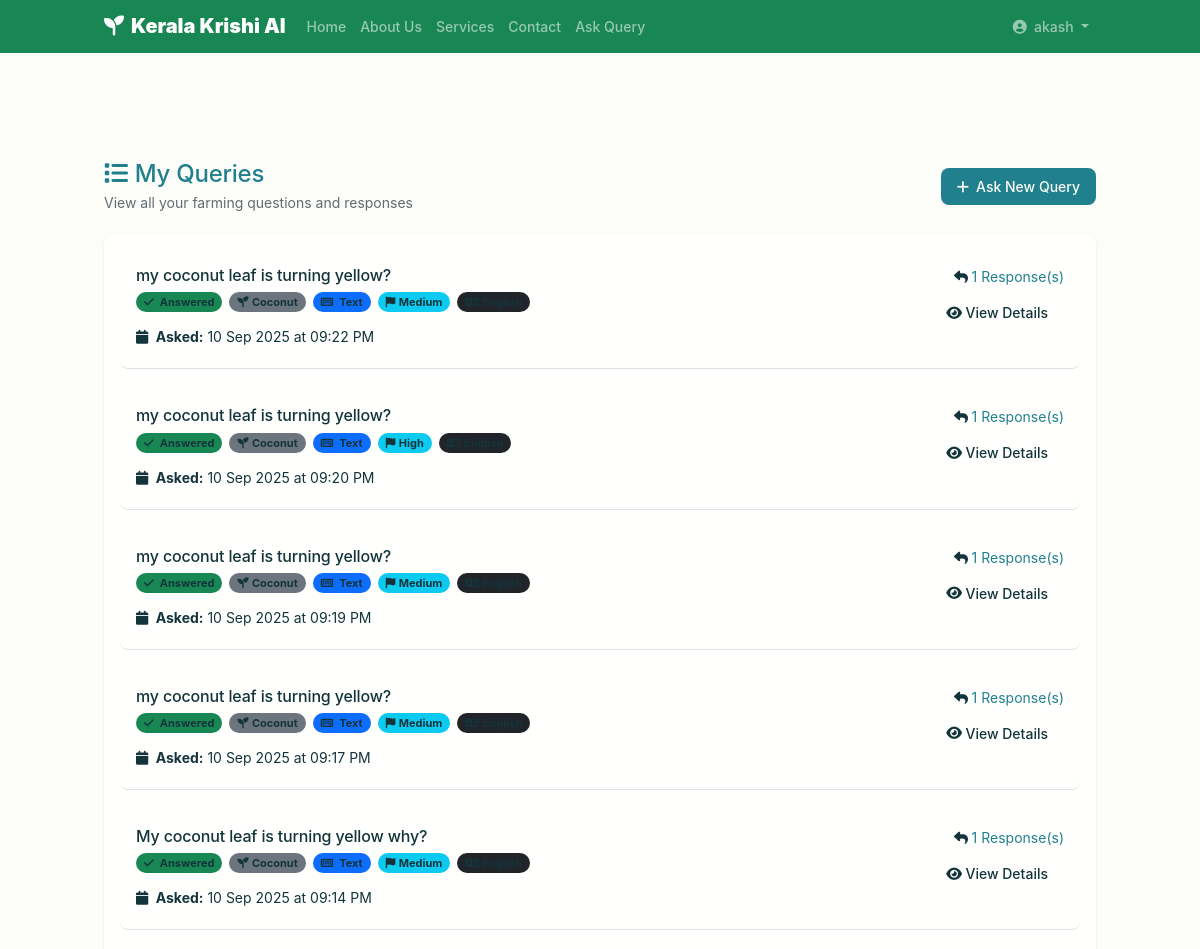
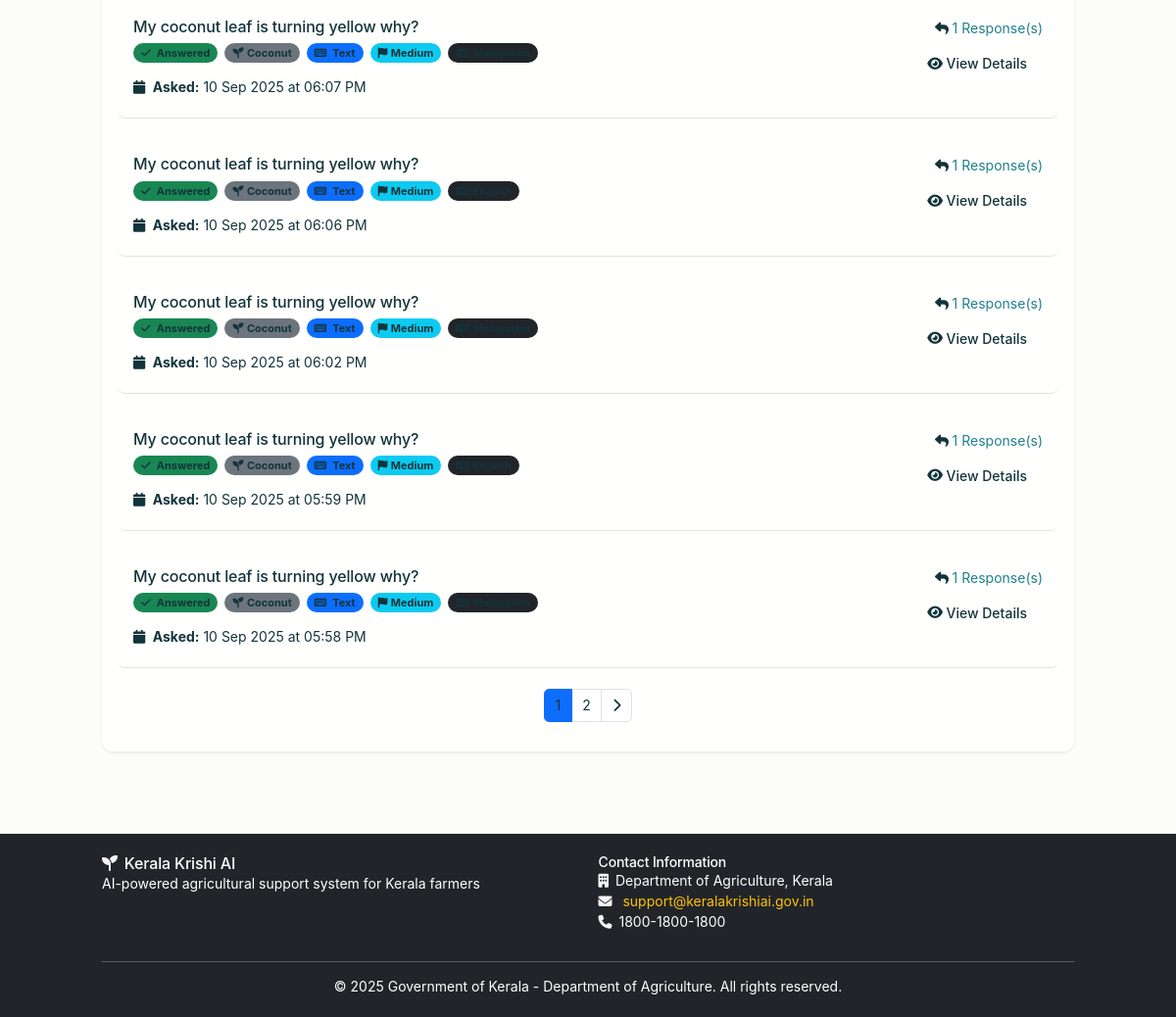
The app's page /dashboard/my-queries (signed in) with its own data (2 pictures, top to bottom).
### models/user.py (models this page shows, shortened)
    class User(UserMixin, db.Model):
        __tablename__ = 'users'
        id = db.Column(db.Integer, primary_key=True)
        username = db.Column(db.String(80), unique=True, nullable=False)
        email = db.Column(db.String(120), unique=True, nullable=True)
        phone = db.Column(db.String(15), unique=True, nullable=False)
        password_hash = db.Column(db.String(128), nullable=False)
        full_name = db.Column(db.String(100), nullable=False)
        age = db.Column(db.Integer, nullable=True)
        gender = db.Column(db.String(10), nullable=True)
        district = db.Column(db.String(50), nullable=True)
        block = db.Column(db.String(50), nullable=True)
        village = db.Column(db.String(50), nullable=True)
        pin_code = db.Column(db.String(10), nullable=True)
        farm_size = db.Column(db.Float, nullable=True)  # in acres
        primary_crops = db.Column(db.Text, nullable=True)  # JSON string of crops
        farming_experience = db.Column(db.Integer, nullable=True)  # in years
        farm_type = db.Column(db.String(50), nullable=True)  # organic, conventional, mixed
        preferred_language = db.Column(db.String(5), default='ml', nullable=False)  # ml = Malayalam, en = English
        notification_preferences = db.Column(db.Text, nullable=True)  # JSON string of notification settings
        is_active = db.Column(db.Boolean, default=True, nullable=False)
        is_verified = db.Column(db.Boolean, default=False, nullable=False)
        created_at = db.Column(db.DateTime, default=datetime.utcnow, nullable=False)
        updated_at = db.Column(db.DateTime, default=datetime.utcnow, onupdate=datetime.utcnow, nullable=False)
        last_login = db.Column(db.DateTime, nullable=True)
        queries = db.relationship('FarmerQuery', backref='farmer', lazy=True, cascade='all, delete-orphan')

### models/query.py (models this page shows, shortened)
    class FarmerQuery(db.Model):
        __tablename__ = 'farmer_queries'
        id = db.Column(db.Integer, primary_key=True)
        farmer_id = db.Column(db.Integer, db.ForeignKey('users.id'), nullable=False)
        query_text = db.Column(db.Text, nullable=False)
        query_type = db.Column(db.String(50), nullable=False)  # text, voice, image
        language = db.Column(db.String(5), default='ml', nullable=False)
        image_path = db.Column(db.String(255), nullable=True)
        audio_path = db.Column(db.String(255), nullable=True)
        crop_type = db.Column(db.String(50), nullable=True)
        season = db.Column(db.String(20), nullable=True)
        location = db.Column(db.String(100), nullable=True)
        urgency = db.Column(db.String(10), default='medium', nullable=False)  # low, medium, high, urgent
        status = db.Column(db.String(20), default='pending', nullable=False)  # pending, processing, answered, escalated
        confidence_score = db.Column(db.Float, nullable=True)  # AI confidence in answer
        created_at = db.Column(db.DateTime, default=datetime.utcnow, nullable=False)
        updated_at = db.Column(db.DateTime, default=datetime.utcnow, onupdate=datetime.utcnow, nullable=False)
        responses = db.relationship('QueryResponse', backref='query', lazy=True, cascade='all, delete-orphan')

### routes/dashboard.py (the view)
@dashboard_bp.route('/my-queries')
@login_required
def my_queries():
    FarmerQuery = current_app.FarmerQuery
    page = request.args.get('page', 1, type=int)
    per_page = 10
    queries = FarmerQuery.query.filter_by(farmer_id=current_user.id)\
                              .order_by(FarmerQuery.created_at.desc())\
                              .paginate(page=page, per_page=per_page, error_out=False)
    return render_template('dashboard/my_queries.html', queries=queries)

### app.py (called while the page is built)
@login_manager.user_loader
def load_user(user_id):
    return User.query.get(int(user_id))

@app.context_processor
def inject_models():
    return {
        'User': User,
        'FarmerQuery': FarmerQuery,
        'QueryResponse': QueryResponse
    }

def format_dt_local(dt, fmt='%d %b %Y at %I:%M %p'):
    if not dt:
        return ''
    try:
        if dt.tzinfo is None:
            dt = dt.replace(tzinfo=timezone.utc)
        if ZoneInfo is not None:
            dt_local = dt.astimezone(ZoneInfo('Asia/Kolkata'))
        else:
            dt_local = dt.astimezone()
        return dt_local.strftime(fmt)
    except Exception:
        return dt.strftime(fmt)

### templates/dashboard/my_queries.html (shortened to what this page needs)
{% extends "base.html" %}
{% block content %}
<section class="dashboard-section py-5 mt-5">
    <div class="container">
        <div class="row mb-4">
            <div class="col-12">
                <div class="d-flex justify-content-between align-items-center">
                    <div>
                        <h2 class="text-success mb-1">
                            <i class="fas fa-list me-2"></i>My Queries
                        </h2>
                        <p class="text-muted mb-0">View all your farming questions and responses</p>
                    </div>
                    <a href="{{ url_for('query.ask_query') }}" class="btn btn-success">
                        <i class="fas fa-plus me-2"></i>Ask New Query
                    </a>
                </div>
            </div>
        </div>
        <div class="row">
            <div class="col-12">
                <div class="card border-0 shadow-sm">
                    <div class="card-body">
                        {% if queries.items %}
                            {% for query in queries.items %}
                            <div class="query-item border-bottom pb-4 mb-4">
                                <div class="row">
                                    <div class="col-md-8">
                                        <h5 class="text-dark mb-2">{{ query.query_text[:150] }}{% if query.query_text|length > 150 %}...{% endif %}</h5>
                                        <div class="d-flex gap-2 mb-3">
                                            <span class="badge bg-{{ 'success' if query.status == 'answered' else 'warning' if query.status == 'pending' else 'info' }}">
                                                <i class="fas fa-{{ 'check' if query.status == 'answered' else 'clock' if query.status == 'pending' else 'info-circle' }} me-1"></i>
                                                {{ query.status.title() }}
                                            </span>
                                            {% if query.crop_type %}
                                            <span class="badge bg-secondary">
                                                <i class="fas fa-seedling me-1"></i>{{ query.crop_type }}
                                            </span>
                                            {% endif %}
                                            <span class="badge bg-primary">
                                                <i class="fas fa-{{ 'microphone' if query.query_type == 'voice' else 'camera' if query.query_type == 'image' else 'keyboard' }} me-1"></i>
                                                {{ query.query_type.title() }}
                                            </span>
                                            <span class="badge bg-info">
                                                <i class="fas fa-flag me-1"></i>{{ query.urgency.title() }}
                                            </span>
                                            <span class="badge bg-dark">
                                                <i class="fas fa-language me-1"></i>{{ 'Malayalam' if query.language == 'ml' else 'English' }}
                                            </span>
                                        </div>
                                        <div class="text-muted">
                                            <i class="fas fa-calendar me-1"></i>
                                            <strong>Asked:</strong> {{ query.created_at|format_dt_local('%d %b %Y at %I:%M %p') }}
                                        </div>
                                    </div>
                                    <div class="col-md-4 text-end">
                                        <div class="mb-2">
                                            {% if query.responses %}
                                                <span class="text-success">
                                                    <i class="fas fa-reply me-1"></i>{{ query.responses|length }} Response(s)
                                                </span>
                                            {% else %}
                                                <span class="text-muted">
                                                    <i class="fas fa-hourglass-half me-1"></i>Awaiting Response
                                                </span>
                                            {% endif %}
                                        </div>
                                        <a href="{{ url_for('dashboard.view_query', query_id=query.id) }}" class="btn btn-outline-success btn-sm">
                                            <i class="fas fa-eye me-1"></i>View Details
                                        </a>
                                    </div>
                                </div>
                            </div>
                            {% endfor %}
                            {% if queries.pages > 1 %}
                            <nav aria-label="Query pagination">
                                <ul class="pagination justify-content-center">
                                    {% for page_num in queries.iter_pages() %}
                                        {% if page_num %}
                                            {% if page_num != queries.page %}
                                            <li class="page-item">
                                                <a class="page-link" href="{{ url_for('dashboard.my_queries', page=page_num) }}">{{ page_num }}</a>
                                            </li>
                                            {% else %}
                                            <li class="page-item active">
                                                <span class="page-link">{{ page_num }}</span>
                                            </li>
                                            {% endif %}
                                        {% else %}
                                        <li class="page-item disabled">
                                            <span class="page-link">...</span>
                                        </li>
                                        {% endif %}
                                    {% endfor %}
                                    {% if queries.has_next %}
                                    <li class="page-item">
                                        <a class="page-link" href="{{ url_for('dashboard.my_queries', page=queries.next_num) }}">
                                            <i class="fas fa-chevron-right"></i>
                                        </a>
                                    </li>
                                    {% endif %}
                                </ul>
                            </nav>
                            {% endif %}
                        {% endif %}
                    </div>
                </div>
            </div>
        </div>
    </div>
</section>
{% endblock %}

### templates/base.html (shortened to what this page needs)
<!DOCTYPE html>
<html lang="en">
<head>
    <link href="https://cdn.jsdelivr.net/npm/bootstrap@5.3.0/dist/css/bootstrap.min.css" rel="stylesheet">
    <link rel="stylesheet" href="https://cdnjs.cloudflare.com/ajax/libs/font-awesome/6.4.0/css/all.min.css">
    <link rel="stylesheet" href="{{ url_for('static', filename='css/style.css') }}">
</head>
<body>
    <nav class="navbar navbar-expand-lg navbar-dark bg-success fixed-top">
        <div class="container">
            <a class="navbar-brand d-flex align-items-center" href="{{ url_for('index') }}">
                <i class="fas fa-seedling me-2"></i>
                <strong>Kerala Krishi AI</strong>
            </a>
            <div class="collapse navbar-collapse" id="navbarNav">
                <ul class="navbar-nav me-auto">
                    <li class="nav-item">
                        <a class="nav-link" href="{{ url_for('index') }}">Home</a>
                    </li>
                    <li class="nav-item">
                        <a class="nav-link" href="{{ url_for('about') }}">About Us</a>
                    </li>
                    <li class="nav-item">
                        <a class="nav-link" href="{{ url_for('services') }}">Services</a>
                    </li>
                    <li class="nav-item">
                        <a class="nav-link" href="{{ url_for('contact') }}">Contact</a>
                    </li>
                    {% if current_user.is_authenticated %}
                    <li class="nav-item">
                        <a class="nav-link" href="{{ url_for('query.ask_query') }}">Ask Query</a>
                    </li>
                    {% endif %}
                </ul>
                <ul class="navbar-nav">
                    {% if current_user.is_authenticated %}
                    <li class="nav-item dropdown">
                        <a class="nav-link dropdown-toggle" href="#" id="navbarDropdown" role="button" data-bs-toggle="dropdown">
                            <i class="fas fa-user-circle me-1"></i>
                            {{ current_user.full_name }}
                        </a>
                    </li>
                    {% endif %}
                </ul>
            </div>
        </div>
    </nav>
    <main class="main-content">
        {% block content %}{% endblock %}
    </main>
    <footer class="bg-dark py-4 mt-5">
        <div class="container">
            <div class="row">
                <div class="col-md-6">
                    <h5 style="color: white !important;">
                        <i class="fas fa-seedling me-2"></i>Kerala Krishi AI
                    </h5>
                    <p style="color: white !important;">
                        AI-powered agricultural support system for Kerala farmers
                    </p>
                </div>
                <div class="col-md-6">
                    <h6 style="color: white !important;">Contact Information</h6>
                    <p style="color: white !important;">
                        <i class="fas fa-building me-2"></i>Department of Agriculture, Kerala<br>
                        <i class="fas fa-envelope me-2"></i>
                        <a href="mailto:support@keralakrishiai.gov.in" style="color: #ffc107 !important; text-decoration: none;">
                            support@keralakrishiai.gov.in
                        </a><br>
                        <i class="fas fa-phone me-2"></i>1800-1800-1800
                    </p>
                </div>
            </div>
            <hr style="border-color: white;">
            <div class="row">
                <div class="col-12 text-center">
                    <p style="color: white !important; margin-bottom: 0;">
                        &copy; 2025 Government of Kerala - Department of Agriculture. All rights reserved.
                    </p>
                </div>
            </div>
        </div>
    </footer>
</body>
</html>

### records on screen
User: full_name "akash"
FarmerQuery: query_text "my coconut leaf is turning yellow?", status "Answered", crop_type "Coconut", query_type "Text", urgency "Medium", created_at "10 Sep 2025 at 09:22 PM", responses|length "1"
FarmerQuery: query_text "my coconut leaf is turning yellow?", status "Answered", crop_type "Coconut", query_type "Text", urgency "High", created_at "10 Sep 2025 at 09:20 PM", responses|length "1"
FarmerQuery: query_text "my coconut leaf is turning yellow?", status "Answered", crop_type "Coconut", query_type "Text", urgency "Medium", created_at "10 Sep 2025 at 09:19 PM", responses|length "1"
FarmerQuery: query_text "my coconut leaf is turning yellow?", status "Answered", crop_type "Coconut", query_type "Text", urgency "Medium", created_at "10 Sep 2025 at 09:17 PM", responses|length "1"
FarmerQuery: query_text "My coconut leaf is turning yellow why?", status "Answered", crop_type "Coconut", query_type "Text", urgency "Medium", created_at "10 Sep 2025 at 09:14 PM", responses|length "1"
FarmerQuery: query_text "My coconut leaf is turning yellow why?", status "Answered", crop_type "Coconut", query_type "Text", urgency "Medium", created_at "10 Sep 2025 at 06:07 PM", responses|length "1"
FarmerQuery: query_text "My coconut leaf is turning yellow why?", status "Answered", crop_type "Coconut", query_type "Text", urgency "Medium", created_at "10 Sep 2025 at 06:06 PM", responses|length "1"
FarmerQuery: query_text "My coconut leaf is turning yellow why?", status "Answered", crop_type "Coconut", query_type "Text", urgency "Medium", created_at "10 Sep 2025 at 06:02 PM", responses|length "1"
FarmerQuery: query_text "My coconut leaf is turning yellow why?", status "Answered", crop_type "Coconut", query_type "Text", urgency "Medium", created_at "10 Sep 2025 at 05:59 PM", responses|length "1"
FarmerQuery: query_text "My coconut leaf is turning yellow why?", status "Answered", crop_type "Coconut", query_type "Text", urgency "Medium", created_at "10 Sep 2025 at 05:58 PM", responses|length "1"

### other values on screen
{{ page_num }} "1"
{{ page_num }} "2"
